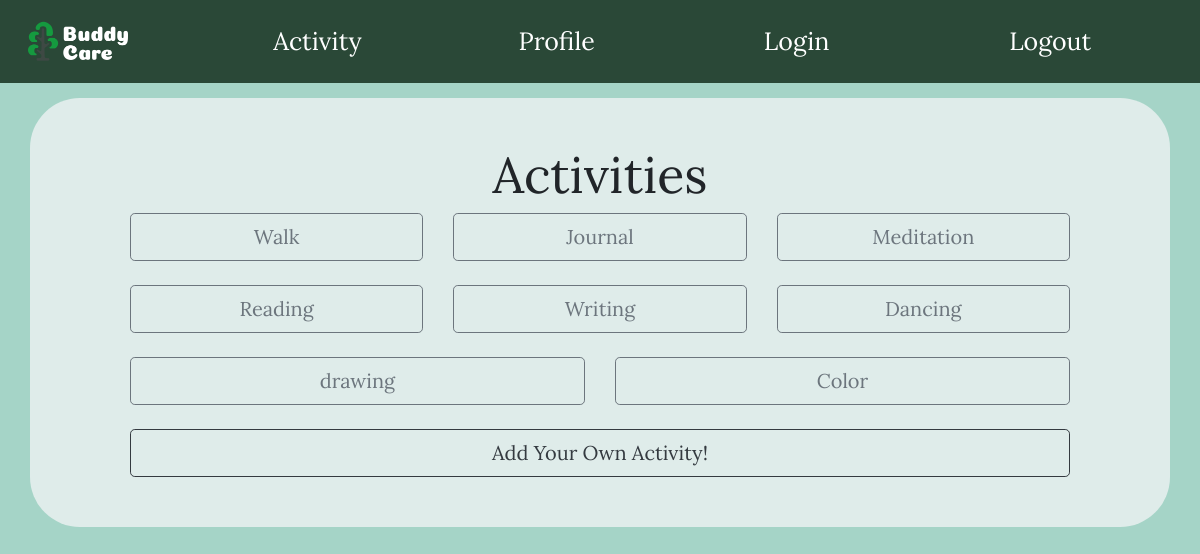
/activity, run on an earlier commit of the app's database.
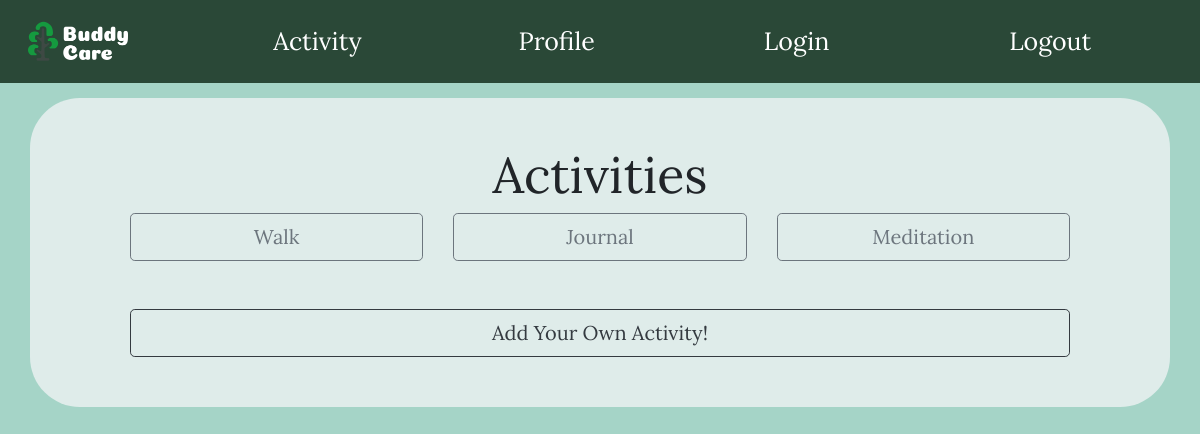
And on a later commit of the database.
### app.py (models this page shows, shortened)
class newActivity(db1.Model):
     id1 = db1.Column("id1", db1.Integer, primary_key= True)
     activityname= db1.Column("activityname", db1.String(100))
     description = db1.Column(db1.Text, default=("No Description"))
     def __repr__(self):
         return self.activityname

### app.py (the view, shortened to what this page needs)
@app.route("/activity", methods=["POST", "GET"])
def activity():
    if (newActivity.query.first == None):
        return render_template("activity.html")
    return render_template("activity.html",activities=newActivity.query.all())

### app.py (called while the page is built)
@app.before_request
def before_request():
    g.user = None
    if User:
        if 'name' in session and not(session['name'] == None):
            user = User.query.filter_by(username = session['name']).first()
            g.user = user

### templates/activity.html (shortened to what this page needs)
{% extends "base.html" %}
{% block content %}
        <div class="container">
            <a style="font-size:50px">Activities </a><br>
                <div class="row">
                  <div class="col">
                        <a href="/Walk"><button type="button" class="btn btn-outline-secondary btn-lg btn-block">Walk</button></a>
                  </div>
                  <div class="col">
                        <a href="/Journal"><button type="button" class="btn btn-outline-secondary btn-lg btn-block">Journal</button></a>
                  </div>
                  <div class="col">
                        <a href="/Meditation"><button type="button" class="btn btn-outline-secondary btn-lg btn-block">Meditation</button></a>
                  </div>
                </div>
                <br>
                <div class="row">
                    {% for activityName in activities %}
                        <div class="col">
                                <a  href="/activity/{{activityName}}"><button type="button" class="btn btn-outline-secondary btn-lg btn-block">{{activityName}}</button></a>
                        </div>
                        {% if activityName.id1 % 3 == 0 %}
                            </div>
                            <br>
                            <div class="row">
                        {% endif %}
                    {% endfor %}
                            </div>
              <br><a href="/addActivity"><button type="button" class="btn btn-outline-dark btn-lg btn-block">Add Your Own Activity!</button></a>
            <link rel="stylesheet" href = "{{url_for('static', filename='style.css')}}">
        </div>
    {% block body %}
   <link rel="stylesheet" href = "{{url_for('static', filename='style.css')}}">
    {% endblock %}
{% endblock %}

What changed in the data, as far as the page shows it:
removed newActivity: activityname "Reading"
removed newActivity: activityname "Writing"
removed newActivity: activityname "Dancing"
removed newActivity: activityname "drawing"
removed newActivity: activityname "Color"
